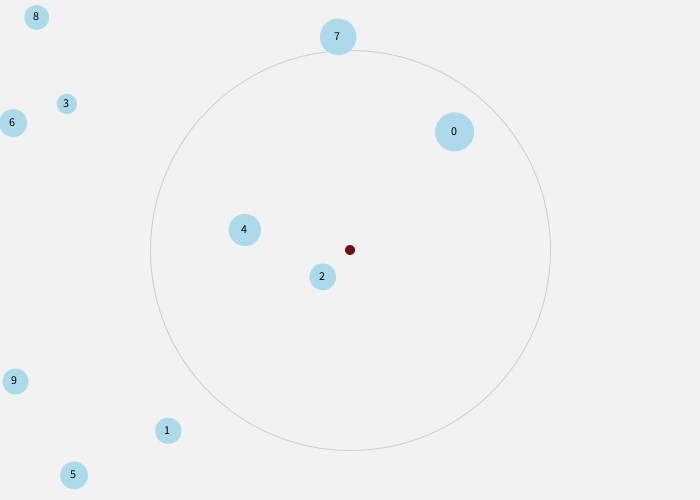
Frame 1 (no input)
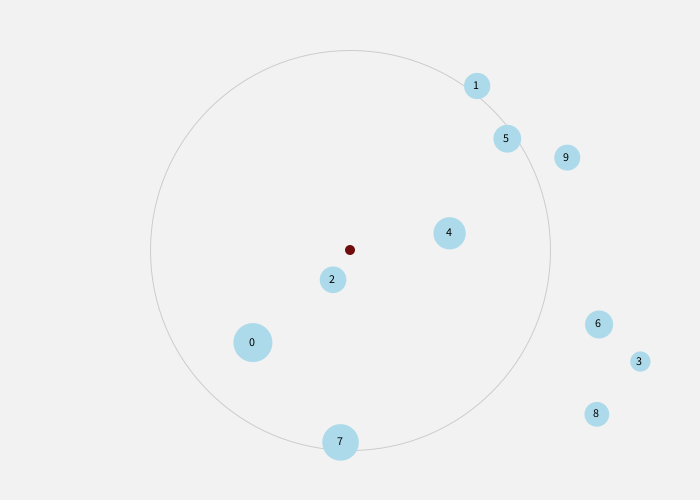
Frame 60 (the mouse pressed at the canvas centre just before this capture)
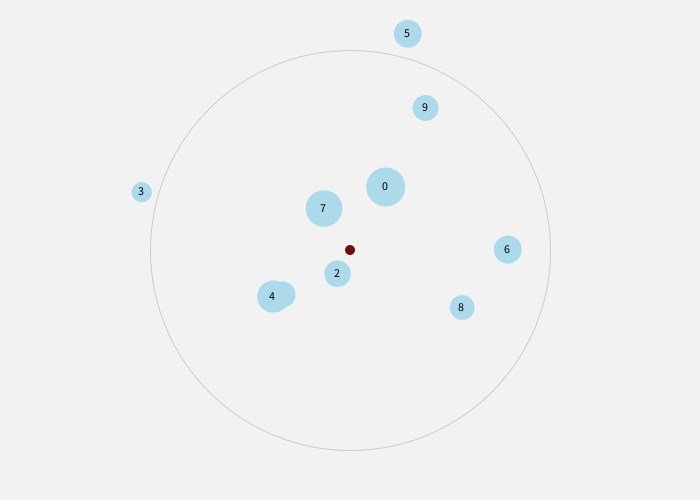
Frame 120 (the mouse held since frame 60 and released just before this capture)

The Processing sketch that drew these frames (run headless with seeded random() and noise(); from frame 60 on, the mouse is pressed at the canvas centre):

// Processing sketch: noc_attractiveBody
// ── noc_attractiveBody.pde
/*

 Nature of Code - Experiments in Simple Motion: Simple Attractive Body
 
 4th February 2012
 
 Paul May
 paulmay.org
 
 */

ArrayList<Body> allBodies;
ArrayList<Walker> allWalkers;
color[] colours = {
  #F2f2f2, #ADDAEA, #cccccc, #FAFAFA, #6F0D0D, #E8E8E8
};

void setup() {
  size(700, 500);
  allBodies = new ArrayList();
  allWalkers = new ArrayList();
  Body b = new Body();
  b.create();
  allBodies.add(b);
  background(colours[0]);
  for(int i=0;i<10;i++){
  Walker w = new Walker();
  w.create(i);
  allWalkers.add(w);
  }
}

void draw() {
  smooth();
  background(colours[0]);
  //for all bodies, attraact all walkers within range
  for (Body b:allBodies) {
    b.render();
    //create our walkers
    for (Walker w:allWalkers) {
      w.update();
      w.render();
      PVector force = b.attract(w);
      w.applyForce(force);
    }
  }

}

void keyPressed() {
  save(millis()+".png");
}


// ── body.pde
class Body {
  PVector location;
  PVector acceleration;
  PVector velocity;
  float mass;
  float range;


  Body() {
    println(this+" is alive");
  }


  void create() {
    location = new PVector(width/2, height/2);
    mass = 50;
    range = 400;
  }

  void update() {
  }

  void render() {
    noStroke();
    fill(colours[4]);
    ellipse(location.x, location.y, mass/5, mass/5);
    noFill();
    stroke(colours[2]);
    ellipse(location.x, location.y, range, range);
  }


  PVector attract(Walker w) {
    //a function to attract any walkers that happen to stray by 

    //constantly look at the distance of the walker to me
    PVector force = PVector.sub(location, w.location); //subtract the location of me and the walker
    float distance = force.mag(); //how far away is the walker? get the magnitude of the vector 
    force.normalize(); //still not sure why this is needed, ask Dan Shiffman
    return(force);
  }
}


// ── walker.pde
class Walker {
  PVector location;
  PVector velocity;
  PVector acceleration;
  Float mass;
  int tag;

  Walker() {
    println(this+" is alive");
  }

  void create(int _tag) {
    tag = _tag;
    location = new PVector(random(width), random(height));
    velocity = new PVector(2, 2);
    acceleration = new PVector(0, 0);
    mass = random(2,4);
  }

  void update() {
    velocity.add(acceleration);
    location.add(velocity);
    acceleration.mult(0);
  }



  void render() {
    noStroke();
    fill(colours[1]);
    ellipse(location.x, location.y, mass*10, mass*10);
    //give the walkers a little tag on their back
    fill(0);
    text(tag, location.x-4, location.y+3);
  }

  void applyForce(PVector _force) {
    PVector f = PVector.div(_force, mass);
    acceleration.add(f);
  }
}
